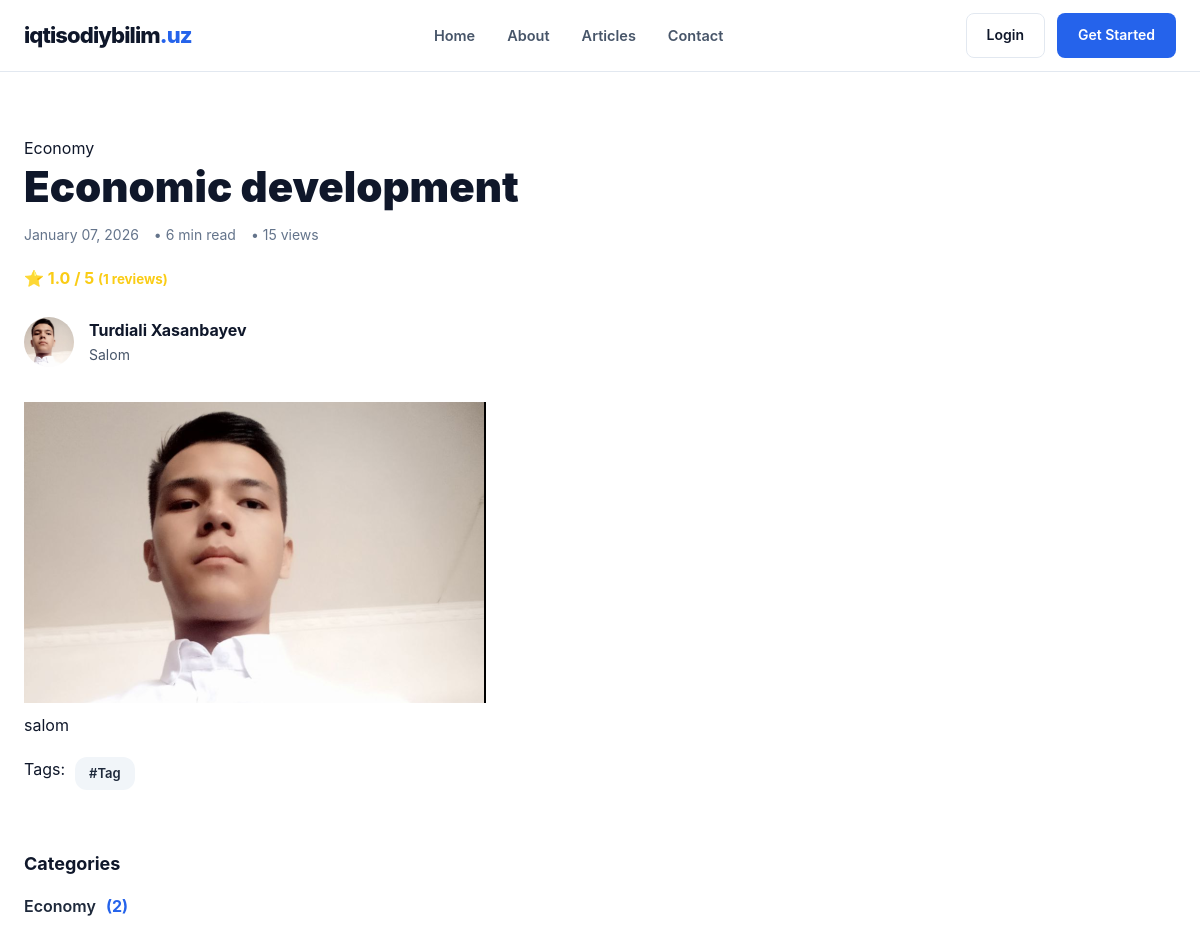
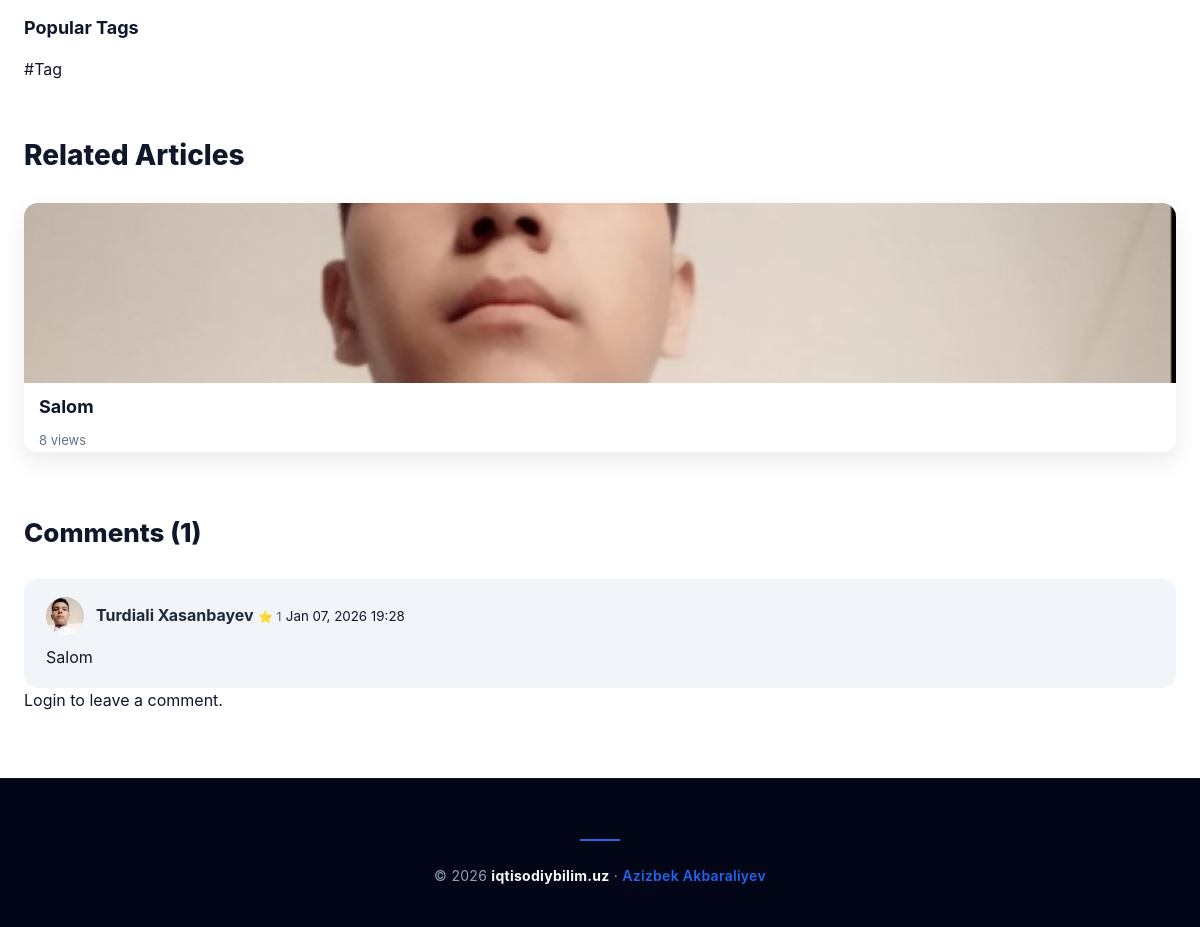
Screenshot of /article-detail/economic-development/ with the database file from the repository (2 pictures, top to bottom).
### article/models.py (models this page shows, shortened)
class Article(models.Model):
    title = models.CharField(max_length=250, unique=True)
    slug = models.SlugField(max_length=300, unique=True, null=True, blank=True)
    image = models.ImageField(upload_to='articles/', null=True, blank=True)
    description = models.TextField(null=True, blank=True)
    author = models.ForeignKey('user.CustomUser', on_delete=models.CASCADE, related_name='article_author')
    category = models.ForeignKey('category.Category', on_delete=models.CASCADE, related_name='article_category')
    tags = models.ManyToManyField('category.Tag', blank=True, related_name='article_tags')
    views = models.PositiveIntegerField(default=0)
    published_at = models.DateTimeField(null=True, blank=True)
    reading_time = models.PositiveSmallIntegerField(null=True, blank=True)
    last_viewed_at = models.DateTimeField(null=True, blank=True)
    created_at = models.DateTimeField(auto_now_add=True)
    updated_at = models.DateTimeField(auto_now=True)
    class Meta:
        verbose_name = 'Article'
        verbose_name_plural = 'Articles'
    def get_absolute_url(self, *args, **kwargs):
        return reverse('article-detail', kwargs={'slug': self.slug})
    @property
    def average_rate(self):
        avg = self.comment_article.aggregate(avg=Avg("rate"))["avg"]
        return round(avg, 1) if avg else 0
    @property
    def rate_count(self):
        return self.comment_article.count()
    @property
    def comment_count(self):
        return self.comment_article.count()

class Comment(models.Model):
    article = models.ForeignKey(Article, on_delete=models.CASCADE, related_name='comment_article')
    user = models.ForeignKey('user.CustomUser', on_delete=models.SET_NULL, null=True, related_name='comment_user')
    rate = models.PositiveSmallIntegerField(
        validators=[
            MinValueValidator(1),
            MaxValueValidator(5),
        ]
    )
    comment = models.TextField(null=True, blank=True)
    created_at = models.DateTimeField(auto_now_add=True)
    updated_at = models.DateTimeField(auto_now=True)
    class Meta:
        verbose_name = 'Comment'
        verbose_name_plural = 'Comments'

### category/models.py (models this page shows, shortened)
class Category(models.Model):
    name = models.CharField(max_length=100, unique=True)
    slug = models.SlugField(max_length=100, unique=True, blank=True, null=True)
    class Meta:
        verbose_name = 'Category'
        verbose_name_plural = 'Categories'

class Tag(models.Model):
    name = models.CharField(max_length=100, unique=True)
    slug = models.SlugField(max_length=100, unique=True, blank=True, null=True)
    class Meta:
        verbose_name = 'Tag'
        verbose_name_plural = 'Tags'

### user/models.py (models this page shows, shortened)
class CustomUser(AbstractUser):
    username = None
    email = models.EmailField(unique=True)
    first_name = models.CharField(max_length=100, null=True, blank=True)
    last_name = models.CharField(max_length=100, null=True, blank=True)
    profile_image = models.ImageField(upload_to='profile_images', null=True, blank=True)
    bio = models.TextField(null=True, blank=True)
    objects = CustomUserManager()
    USERNAME_FIELD = "email"
    REQUIRED_FIELDS = []
    class Meta:
        verbose_name = "User"
        verbose_name_plural = "Users"

### article/views.py (the view, shortened to what this page needs)
# urls.py: path('article-detail/<slug:slug>/', ArticleDetailPage.as_view(), name='article-detail'),
class ArticleDetailPage(View):
    def get(self, request, slug):
        article = get_object_or_404(Article.objects.select_related('author', 'category').prefetch_related('tags'), slug__exact=slug)
        related_articles = Article.objects.filter(category=article.category).exclude(id=article.id).select_related('category', 'author').prefetch_related('tags')[:5]
        comments = Comment.objects.filter(article=article).select_related('user', 'article').order_by('-created_at')
        Article.objects.filter(id=article.id).update(
            views=F('views') + 1,
            last_viewed_at=timezone.now()
        )
        context = {
            'article': article,
            'related_articles': related_articles,
            'comments': comments,
        }
        return render(request, 'article-detail.html', context)

### config/global_context.py (called while the page is built)
def global_context(request):
    current_year = timezone.now().year
    categories = Category.objects.all()
    tags = Tag.objects.all()
    return {'current_year': current_year, 'categories': categories, 'tags': tags}

### templates/article-detail.html (shortened to what this page needs)
{% extends "base.html" %}
{% load static %}
{% block extra_css %}
<link rel="stylesheet" href="{% static 'css/article-detail.css' %}">
{% endblock %}
{% block content %}
<main class="article-page">
    <header class="article-header-wrapper">
        <div class="article-header">
            <a href="{% url 'categories' article.category.slug %}" class="article-category">
                {{ article.category.name }}
            </a>
            <h1 class="article-title">{{ article.title }}</h1>
            <div class="article-meta">
                <span>{{ article.published_at|date:"F d, Y" }}</span>
                <span>• {{ article.reading_time }} min read</span>
                <span>• {{ article.views }} views</span>
            </div>
            <div class="article-rating">
                ⭐ {{ article.average_rate }} / 5
                <small>({{ article.rate_count }} reviews)</small>
            </div>
            <div class="article-author">
                {% if article.author.profile_image %}
                <img src="{{ article.author.profile_image.url }}" alt="{{ article.author.get_full_name }}">
                {% endif %}
                <div>
                    <strong>{{ article.author.get_full_name }}</strong>
                    {% if article.author.bio %}
                    <p>{{ article.author.bio }}</p>
                    {% endif %}
                </div>
            </div>
        </div>
    </header>
    {% if article.image %}
    <section class="article-hero-image">
        <img src="{{ article.image.url }}" alt="{{ article.title }}">
    </section>
    {% endif %}
    <section class="article-body">
        <article class="article-content">
            {% if article.description %}
            {{ article.description|linebreaks }}
            {% endif %}
            {% if article.tags.all %}
            <div class="article-tags">
                <span>Tags:</span>
                {% for tag in article.tags.all %}
                <a href="#">#{{ tag.name }}</a>
                {% endfor %}
            </div>
            {% endif %}
        </article>
        <aside class="article-sidebar">
            <div class="sidebar-box">
                <h4>Categories</h4>
                <ul>
                    {% for cat in categories %}
                    <li>
                        <a href="{% url 'categories' cat.slug %}">
                            {{ cat.name }}
                            <span>({{ cat.article_category.count }})</span>
                        </a>
                    </li>
                    {% endfor %}
                </ul>
            </div>
            <div class="sidebar-box">
                <h4>Popular Tags</h4>
                <div class="sidebar-tags">
                    {% for tag in tags %}
                    <a href="#">#{{ tag.name }}</a>
                    {% endfor %}
                </div>
            </div>
        </aside>
    </section>
    <section class="related-articles">
        <h3>Related Articles</h3>
        <div class="article-grid">
            {% for ra in related_articles %}
            <article class="article-card">
                {% if ra.image %}
                <img src="{{ ra.image.url }}" alt="{{ ra.title }}">
                {% endif %}
                <div class="article-card-body">
                    <h4>
                        <a href="{{ ra.get_absolute_url }}">{{ ra.title }}</a>
                    </h4>
                    <span>{{ ra.views }} views</span>
                </div>
            </article>
            {% empty %}
            <p>No related articles found.</p>
            {% endfor %}
        </div>
    </section>
    <section class="comments-section">
        <h3>Comments ({{ article.comment_count }})</h3>
        <div class="comments-list">
            {% for comment in comments %}
            <div class="comment">
                <div class="comment-author">
                    {% if comment.user.profile_image %}
                    <img src="{{ comment.user.profile_image.url }}">
                    {% endif %}
                    <div>
                        <strong>{{ comment.user.get_full_name }}</strong>
                        <span>⭐ {{ comment.rate }}</span>
                        <small>{{ comment.created_at|date:"M d, Y H:i" }}</small>
                    </div>
                </div>
                <p class="comment-text">{{ comment.comment|linebreaks }}</p>
            </div>
            {% endfor %}
        </div>
        {% if user.is_authenticated %}
        <form method="POST" class="comment-form">
            {% csrf_token %}
            <label>Rate</label>
            <select name="rate">
                {% for i in "12345" %}
                <option value="{{ i }}">{{ i }}</option>
                {% endfor %}
            </select>
            <textarea name="comment" placeholder="Write your comment..." required></textarea>
            <button type="submit">Post Comment</button>
        </form>
        {% else %}
        <p>
            <a href="{% url 'login' %}">Login</a> to leave a comment.
        </p>
        {% endif %}
    </section>
</main>
{% endblock %}

### static/css/base.css (style rules this page uses)
:root { --primary: #2563eb; --primary-hover: #1d4ed8; --primary-soft: #eff6ff; --dark: #0f172a; --slate: #475569; --border: #e2e8f0; --bg-page: #ffffff; --bg-footer: #020617; --radius: 12px; --ease: all 0.3s cubic-bezier(0.4, 0, 0.2, 1); --shadow: 0 4px 6px -1px rgba(0, 0, 0, .05), 0 2px 4px -2px rgba(0, 0, 0, .05); }
*, *::before, *::after { margin: 0; padding: 0; box-sizing: border-box; }
body { font-family: 'Inter', -apple-system, system-ui, sans-serif; background: var(--bg-page); color: var(--dark); line-height: 1.6; -webkit-font-smoothing: antialiased; }
a { text-decoration: none; color: inherit; transition: var(--ease); }
ul { list-style: none; }

### static/css/article-detail.css (style rules this page uses)
.article-header { margin-bottom: 30px; }
.article-title { font-size: 42px; font-weight: 900; margin-bottom: 12px; color: #0f172a; line-height: 1.2; }
.article-meta { display: flex; flex-wrap: wrap; gap: 15px; font-size: 14px; color: #64748b; margin-bottom: 20px; }
.article-rating { font-size: 16px; font-weight: 700; color: #facc15; margin-bottom: 25px; }
.article-author { display: flex; align-items: center; gap: 15px; margin-bottom: 35px; }
.article-author img { width: 50px; height: 50px; object-fit: cover; border-radius: 50%; }
.article-author p { margin: 0; font-size: 14px; color: #475569; }
.article-content p { line-height: 1.8; font-size: 16px; margin-bottom: 18px; }
.article-categories, .article-tags { display: flex; flex-wrap: wrap; gap: 10px; margin-bottom: 20px; }
.article-categories a, .article-tags a { background: #f1f5f9; padding: 6px 14px; border-radius: 12px; font-size: 13px; font-weight: 600; color: #1e293b; text-decoration: none; transition: all 0.3s; }
.related-articles { margin-top: 50px; }
.related-articles h3 { font-size: 28px; font-weight: 800; margin-bottom: 25px; }
.article-grid { display: grid; grid-template-columns: repeat(auto-fit, minmax(280px, 1fr)); gap: 20px; }
.article-card { background: #fff; border-radius: 14px; overflow: hidden; box-shadow: 0 10px 25px rgba(0, 0, 0, 0.08); transition: all 0.3s ease; display: flex; flex-direction: column; }
.article-card img { width: 100%; height: 180px; object-fit: cover; }
.article-card h4 { font-size: 18px; margin: 10px 15px 5px; color: #0f172a; }
.article-card span { font-size: 13px; color: #64748b; margin-left: 15px; }
.comments-section { margin-top: 60px; }
.comments-section h3 { font-size: 26px; font-weight: 800; margin-bottom: 25px; }
.comments-list { display: flex; flex-direction: column; gap: 20px; }
.comment { background: #f1f5f9; padding: 18px 22px; border-radius: 14px; position: relative; }
.comment-author { display: flex; align-items: center; gap: 12px; margin-bottom: 10px; }
.comment-author img { width: 38px; height: 38px; object-fit: cover; border-radius: 50%; }
.comment-author strong { font-weight: 700; color: #1e293b; }
.comment-author span { font-size: 12px; color: #475569; margin-left: auto; }
.comment-text { font-size: 14px; line-height: 1.6; color: #334155; margin-bottom: 8px; }
.article-sidebar { margin-top: 60px; }
.article-sidebar h4 { font-size: 18px; font-weight: 700; margin-bottom: 15px; color: #0f172a; }
.article-sidebar ul { list-style: none; padding: 0; margin: 0 0 20px; }
.article-sidebar ul li { margin-bottom: 10px; }
.article-sidebar ul li a { color: #1e293b; font-weight: 600; text-decoration: none; transition: color 0.2s; }
.article-sidebar ul li a span { color: #2563eb; margin-left: 6px; font-weight: 700; }

### rows the page displays
Article: category.name "Economy", title "Economic development", published_at "January 07, 2026", reading_time "6", views "15", average_rate "1.0", rate_count "1", author.profile_image (picture), author.get_full_name "Turdiali Xasanbayev", author.bio "Salom", image (picture), description "salom", comment_count "1"
Tag: name "Tag"
Category: name "Economy", article_category.count "2"
Article: image (picture), title "Salom", views "8"
Comment: user.profile_image (picture), user.get_full_name "Turdiali Xasanbayev", rate "1", created_at "Jan 07, 2026 19:28", comment "Salom"
